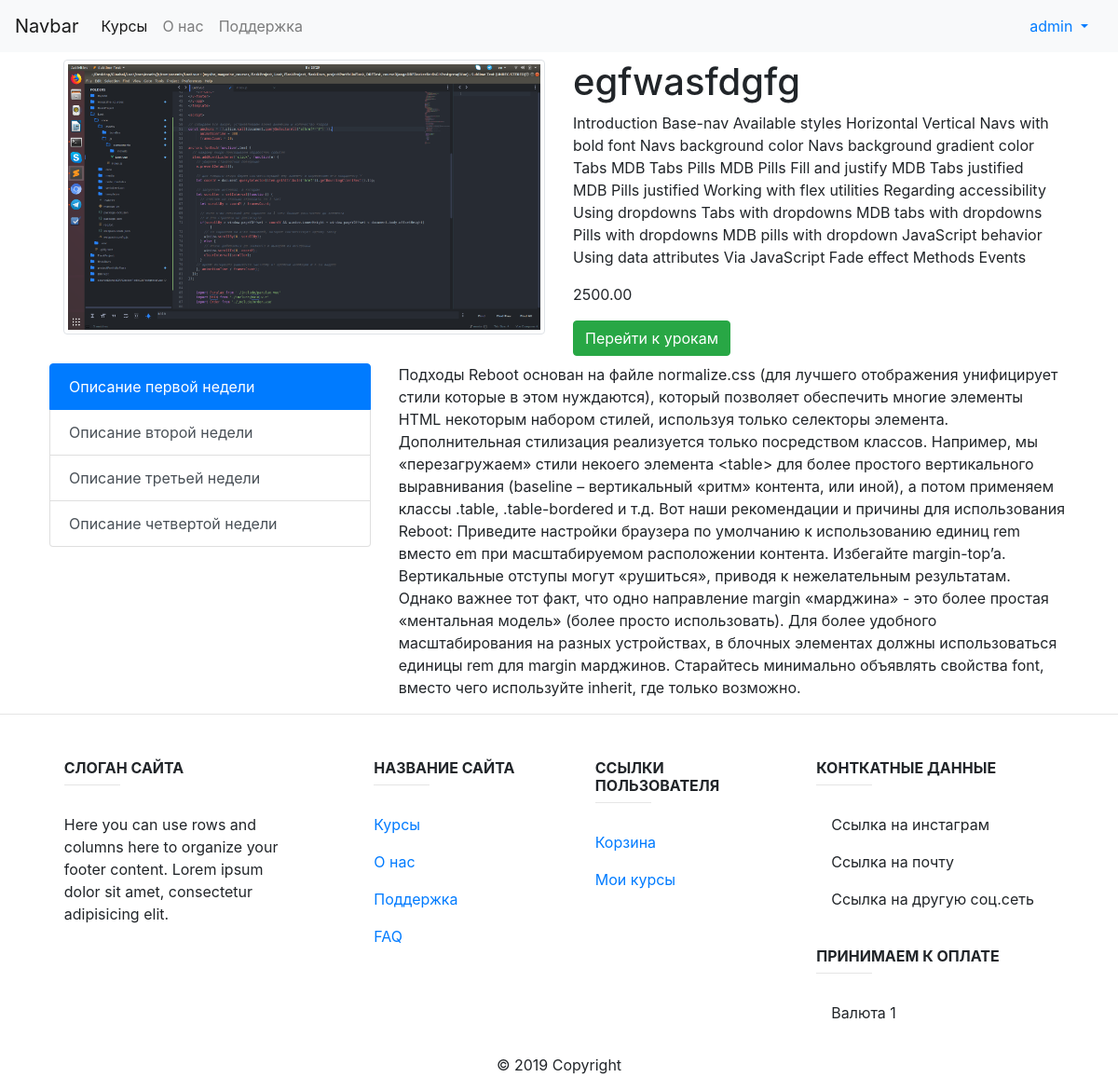
Screenshot of /detail/egfwasfdgfg (signed in) with the database file from the repository.
### user_profile/models.py (models this page shows, shortened)
class User(AbstractUser):
	courses = models.ManyToManyField(Course, blank = True, null=True)
	def bought_courses(self):
		user = self
		c = []
		for course in  user.courses.all():
			c.append(course.name)
		return c

### courses/models.py (models this page shows, shortened)
class Course( models.Model ):
	name = models.CharField( max_length=200, blank=False, null=False, db_index=True, unique=True, verbose_name='Название курса')
	slug = models.SlugField( max_length=200, blank=False, null=False, db_index=True, unique=True)
	image = models.ImageField(upload_to = 'img/course_logo/', blank=False, null=False, verbose_name = 'Фото курса')
	little_description = models.CharField( max_length=200, verbose_name='Небольшое описание курса на главной странице')
	description = models.TextField(blank=False, null=False, verbose_name='Полное описание курса')
	price = models.DecimalField( max_digits=10, decimal_places=2)
	week_one = models.CharField( max_length=200, blank=False, null=False, verbose_name='Название первой недели')
	description_week_one = models.TextField( blank=False, null=False, verbose_name='Описание первой недели')
	week_second = models.CharField( max_length=200, blank=False, null=False, verbose_name='Название второй недели')
	description_week_second = models.TextField( blank=False, null=False, verbose_name='Описание второй недели')
	week_third = models.CharField( max_length=200, blank=False, null=False, verbose_name='Название третьей недели')
	description_week_third = models.TextField( blank=False, null=False, verbose_name='Описание третьей недели')
	week_fourth = models.CharField( max_length=200, blank=False, null=False, verbose_name='Название четвертой недели')
	description_week_fourth = models.TextField( blank=False, null=False, verbose_name='Описание четвертой недели')
	created = models.DateTimeField( auto_now_add=True )
	class Meta:
		ordering = ['-created']

### courses/views.py (the view)
# urls.py: path('detail/<slug:slug>', CourseDetailView.as_view(), name='course_detail' ),
class CourseDetailView(DetailView):
	model = Course
	template_name = "courseDetail.html"
	def get_context_data(self, **kwargs):
		context = super(CourseDetailView, self).get_context_data(**kwargs)
		try:
			cart_id = self.request.session['cart_id']
			cart = Cart.objects.get(id=cart_id)
			self.request.session['total'] = cart.items.count()
		except:
			cart = Cart()
			cart.save()
			cart_id = cart.id
			self.request.session['cart_id'] = cart_id
			cart = Cart.objects.get(id=cart_id)
		context['cart'] = cart
		return context

### courses/templates/courseDetail.html (shortened to what this page needs)
{% extends 'base.html' %}
{% load static %}
{% block css %}
<link rel="stylesheet"  type='text/css' href="{% static 'css/detail_course.css' %}">
{% endblock %}
{% block content %}
<div class="row m-2">
	<div class="col-6">
		<img src="{{ MEDIA_ROOT }}{{ course.image.url }}" alt="" class ='img-thumbnail'>
	</div>
	<div class="col-6">
		<h1>{{ course.name }}</h1>
		<p>{{course.description}}</p>
		<p>{{course.price}}</p>
		{% if user.is_authenticated %}
		{% if course.name in user.bought_courses %}
		<a class="btn btn-success mr-2 add_to_cart" href="{% url 'courses:videoLessonsCourse' course.slug %}">Перейти к урокам</a>
		{% endif %}
		{% else %}
		<a href="{% url 'user_profile:registration_register' %}"><button class="btn btn-danger">Зарегестрируйтесь, что бы купить курс</button></a>
		{% endif %}
	</div>
	<div class="row mt-2">
		<div class="col-4">
			<div class="list-group" id="list-tab" role="tablist">
				<a class="list-group-item list-group-item-action active" id="list-home-list" data-toggle="list" href="#list-home" role="tab" aria-controls="home">{{ course.week_one }}</a>
				<a class="list-group-item list-group-item-action" id="list-profile-list" data-toggle="list" href="#list-profile" role="tab" aria-controls="profile">{{ course.week_second }}</a>
				<a class="list-group-item list-group-item-action" id="list-messages-list" data-toggle="list" href="#list-messages" role="tab" aria-controls="messages">{{ course.week_third }}</a>
				<a class="list-group-item list-group-item-action" id="list-settings-list" data-toggle="list" href="#list-settings" role="tab" aria-controls="settings">{{ course.week_fourth }}</a>
			</div>
		</div>
		<div class="col-8">
			<div class="tab-content" id="nav-tabContent">
				<div class="tab-pane fade show active" id="list-home" role="tabpanel" aria-labelledby="list-home-list">
					{{ course.description_week_one}}
				</div>
			</div>
		</div>
	</div>
</div>
{% endblock %}

### templates/base.html (shortened to what this page needs)
{% load static %}
<!DOCTYPE html>
<html lang="en">
<head>
	<link rel="stylesheet" href="https://stackpath.bootstrapcdn.com/bootstrap/4.3.1/css/bootstrap.min.css">
	<link rel="stylesheet" href="{% static 'css/base.css' %}" type='text/css'>
	{% block css %}
	{% endblock %}
</head>
<body>
	<nav class="navbar navbar-expand-lg navbar-light bg-light">
		<a class="navbar-brand" href="{% url 'courses:home_page' %}">Navbar</a>
		<div class="collapse navbar-collapse" id="navbarSupportedContent">
			<ul class="navbar-nav mr-auto">
				<li class="nav-item active">
					<a class="nav-link" href="{% url 'courses:home_page' %}">Курсы <span class="sr-only">(current)</span></a>
				</li>
				<li class="nav-item">
					<a class="nav-link" href="{% url 'courses:about' %}">О нас</a>
				</li>
				<li class="nav-item">
					<a class="nav-link" href="{% url 'courses:help' %}">Поддержка</a>
				</li>
			</ul>
			{% if user.is_authenticated %}
			<a class="nav-link dropdown-toggle" href="#" id="navbarDropdown" role="button" data-toggle="dropdown" aria-haspopup="true" aria-expanded="false">
				{{ user.username }}
			</a>
			{% else %}
			<form class="form-inline my-2 my-lg-0">
				<a class="btn btn-success mr-2 " href="{% url 'user_profile:registration_register' %}" role="button">Зарегестрироваться</a>
				<a class="btn btn-primary" href="{% url 'user_profile:login' %}" role="button">Войти</a>
			</form>
			{% endif %}
		</div>
	</nav>
	<div class="container">
		{% block content %}
		{% endblock content %}
	</div>
<footer class="page-footer font-small unique-color-dark">
<hr>
    <div class="container text-center text-md-left mt-5">
      <div class="row mt-3">
        <div class="col-md-3 col-lg-4 col-xl-3 mx-auto mb-4">
          <h6 class="text-uppercase font-weight-bold">Слоган сайта</h6>
          <hr class="deep-purple accent-2 mb-4 mt-0 d-inline-block mx-auto" style="width: 60px;">
          <p>Here you can use rows and columns here to organize your footer content. Lorem ipsum dolor sit amet, consectetur
            adipisicing elit.</p>
        </div>
        <div class="col-md-2 col-lg-2 col-xl-2 mx-auto mb-4">
          <h6 class="text-uppercase font-weight-bold">Название сайта</h6>
          <hr class="deep-purple accent-2 mb-4 mt-0 d-inline-block mx-auto" style="width: 60px;">
          <p>
            <a href="{% url 'courses:home_page' %}">Курсы</a>
          </p>
          <p>
            <a href="{% url 'courses:about' %}">О нас</a>
          </p>
          <p>
            <a href="{% url 'courses:help' %}">Поддержка</a>
          </p>
          <p>
            <a href="{% url 'courses:faq' %}">FAQ</a>
          </p>
        </div>
        {% if user.is_authenticated %}
        <div class="col-md-3 col-lg-2 col-xl-2 mx-auto mb-4">
          <h6 class="text-uppercase font-weight-bold">Ссылки пользователя</h6>
          <hr class="deep-purple accent-2 mb-4 mt-0 d-inline-block mx-auto" style="width: 60px;">
          <p>
            <a href="{% url 'cart:cart' %}">Корзина</a>
          </p>
          <p>
            <a href="#">Мои курсы</a>
          </p>
        </div>
        {% endif %}
        <div class="col-md-4 col-lg-3 col-xl-3 mx-auto mb-md-0 mb-4">
          <h6 class="text-uppercase font-weight-bold">Конткатные данные</h6>
          <hr class="deep-purple accent-2 mb-4 mt-0 d-inline-block mx-auto" style="width: 60px;">
          <p>
             Ссылка на инстаграм</p>
          <p>
             Ссылка на почту</p>          <p>
             Ссылка на другую соц.сеть</p>
					<br>
          <h6 class="text-uppercase font-weight-bold">Принимаем к оплате</h6>
          <hr class="deep-purple accent-2 mb-4 mt-0 d-inline-block mx-auto" style="width: 60px;">
          <p>
             Валюта 1</p>
        </div>
      </div>
    </div>
    <div class="footer-copyright text-center py-3">© 2019 Copyright
    </div>
  </footer>
</body>
</html>

### rows the page displays
User: username "admin"
Course: image (picture), name "egfwasfdgfg", description "Introduction Base-nav Available styles Horizontal Vertical Navs with bold font Navs background color Navs background gradient color Tabs MDB Tabs Pills MDB Pills Fill and justify MDB Tabs justified MDB Pills justified Working with flex utilities Regarding accessibility Using dropdowns Tabs with dropdowns MDB tabs with dropdowns Pills with dropdowns MDB pills with dropdown JavaScript behavior Using data attributes Via JavaScript Fade effect Methods Events", price "2500.00", week_one "Описание первой недели", week_second "Описание второй недели", week_third "Описание третьей недели", week_fourth "Описание четвертой недели", description_week_one "Подходы Reboot основан на файле normalize.css (для лучшего отображения унифицирует стили которые в этом нуждаются), который позволяет обеспечить многие элементы HTML некоторым набором стилей, используя только селекторы элемента. Дополнительная стилизация реализуется только посредством классов. Например, мы «перезагружаем» стили некоего элемента <table> для более простого вертикального выравнивания (baseline – вертикальный «ритм» контента, или иной), а потом применяем классы .table, .table-bordered и т.д. Вот наши рекомендации и причины для использования Reboot: Приведите настройки браузера по умолчанию к использованию единиц rem вместо em при масштабируемом расположении контента. Избегайте…"
